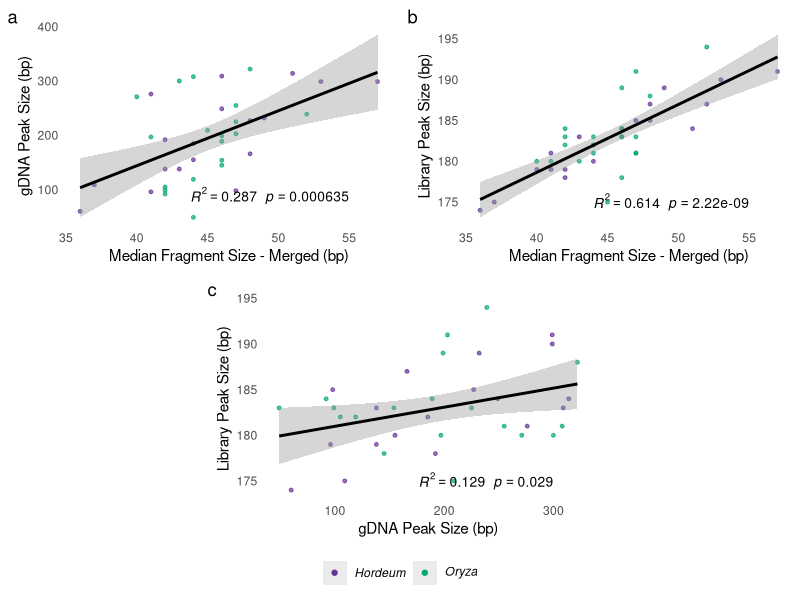
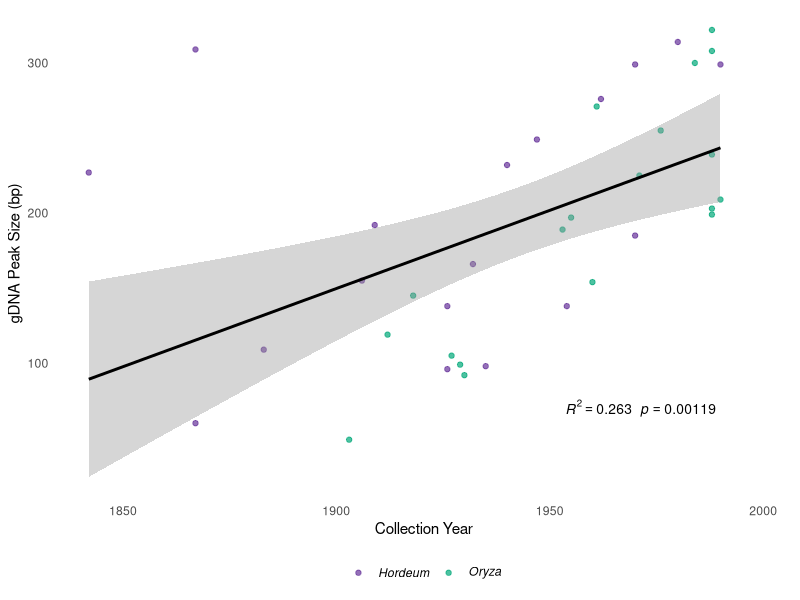
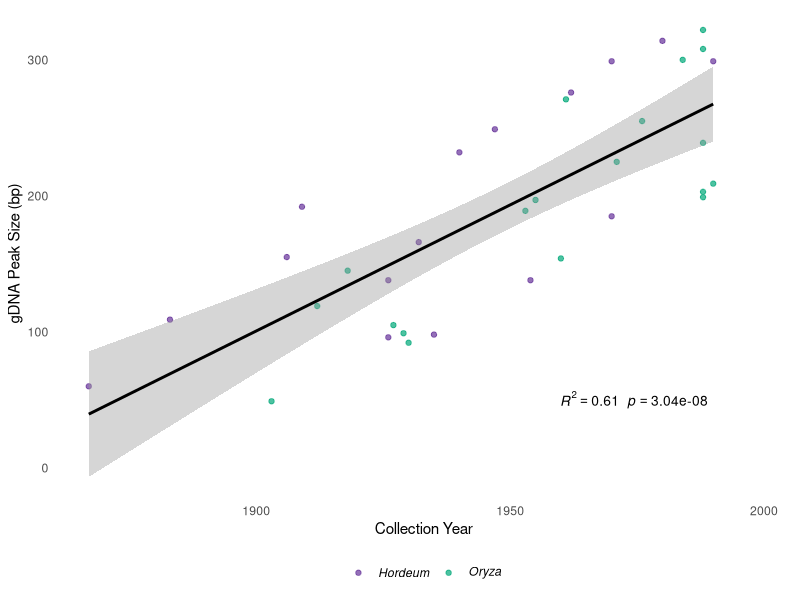

These charts were generated, in order, by the following R code:
#!/usr/bin/env Rscript
#------------------------------------------------------------------------------#
#            Patterns of aDNA Damage Through Time end Environments             #
#                      – lessons from herbarium specimens  -                   #
#                                                                              #
#                                   Script 03                                  #
#                                                                              #
#                               DATA ANALYSIS III:                              #
#                                                                              #
#                 aDNA Damage through time -  Script 03                        #
#                          Fragment size Analyses                              #
#                                                                              #
# Uses a subset of the data, which contains information of peak sizes of gDNA  #
#            generated with capillary electrophoresis (TapeStation)            #
#------------------------------------------------------------------------------#

# Install required packages
# install.packages(c("gridExtra", "grid", "ggplot2"))

# Load required libraries
library(ggplot2)
library(grid)
library(gridExtra)

# Read data
d <- read.delim("aDNA_damage_screening_SUBSET_TAPESTATION_gDNA.txt", 
                row.names = NULL, stringsAsFactors = TRUE)

# Clean the data - convert "-" to NA and make numeric
d$gDNA_peak_size <- as.numeric(as.character(d$gDNA_peak_size))
d$Library_Peak_size <- as.numeric(as.character(d$Library_Peak_size))
d$MEDIAN_SIZE <- as.numeric(as.character(d$MEDIAN_SIZE))

# Define color palette
genus_colors <- c("Hordeum" = "#663399", "Oryza" = "#00A878")

#------------------------------------------------------------------------------#
#     1 - Regression analysis: Tapestation peaks vs merged fragment sizes      #
#------------------------------------------------------------------------------#

# Calculate correlations
# Plot 1: gDNA all samples
model1 <- lm(gDNA_peak_size ~ MEDIAN_SIZE, data = d)
r2_1 <- summary(model1)$r.squared
p_1 <- summary(model1)$coefficients[2, 4]

# Plot 2: Library all samples  
model2 <- lm(Library_Peak_size ~ MEDIAN_SIZE, data = d)
r2_2 <- summary(model2)$r.squared
p_2 <- summary(model2)$coefficients[2, 4]

# Plot 3: gDNA peak size vs Library peak size
model3 <- lm(Library_Peak_size ~ gDNA_peak_size, data = d)
r2_3 <- summary(model3)$r.squared
p_3 <- summary(model3)$coefficients[2, 4]

# Plot 1
P1 <- ggplot(d, aes(x = MEDIAN_SIZE, y = gDNA_peak_size, color = Genus)) +
    geom_point(alpha = 0.7, size = 1) +
    geom_smooth(method = "lm", color = "black", se = TRUE) +
    scale_color_manual(values = genus_colors,
                       labels = c(expression(italic("Hordeum")),
                                  expression(italic("Oryza")))) +
    labs(x = "Median Fragment Size - Merged (bp)",
         y = "gDNA Peak Size (bp)",
         color = NULL) +
    theme_minimal() +
    theme(panel.grid = element_blank()) +
    annotate("text", size = 3.5, x = max(d$MEDIAN_SIZE, na.rm = TRUE) - 2, 
             y = min(d$gDNA_peak_size, na.rm = TRUE) + 40,
             label = sprintf("italic(R)^2 == %.3f~~italic(p) == %.3g", r2_1, p_1),
             parse = TRUE, hjust = 1)

# Plot 2
P2 <- ggplot(d, aes(x = MEDIAN_SIZE, y = Library_Peak_size, color = Genus)) +
    geom_point(alpha = 0.7, size = 1) +
    geom_smooth(method = "lm", color = "black", se = TRUE) +
    scale_color_manual(values = genus_colors,
                       labels = c(expression(italic("Hordeum")),
                                  expression(italic("Oryza")))) +
    labs(x = "Median Fragment Size - Merged (bp)",
         y = "Library Peak Size (bp)",
         color = NULL) +
    theme_minimal() +
    theme(panel.grid = element_blank()) +
    annotate("text", size = 3.5, x = max(d$MEDIAN_SIZE, na.rm = TRUE) - 2, 
             y = 175,
             label = sprintf("italic(R)^2 == %.3f~~italic(p) == %.3g", r2_2, p_2),
             parse = TRUE, hjust = 1)

# Plot 3: gDNA peak size vs Library peak size
P3 <- ggplot(d, aes(x = gDNA_peak_size, y = Library_Peak_size, color = Genus)) +
    geom_point(alpha = 0.7, size = 1) +
    geom_smooth(method = "lm", color = "black", se = TRUE) +
    scale_color_manual(values = genus_colors,
                       labels = c(expression(italic("Hordeum")),
                                  expression(italic("Oryza")))) +
    labs(x = "gDNA Peak Size (bp)",
         y = "Library Peak Size (bp)",
         color = NULL) +
    theme_minimal() +
    theme(panel.grid = element_blank()) +
    annotate("text", size = 3.5, x = 300, 
             y =175,
             label = sprintf("italic(R)^2 == %.3f~~italic(p) == %.3g", r2_3, p_3),
             parse = TRUE, hjust = 1)

# Remove legends from plots and add labels
P1 <- P1 + theme(legend.position = "none") + labs(tag = "a")
P2 <- P2 + theme(legend.position = "none") + labs(tag = "b")
P3 <- P3 + theme(legend.position = "none") + labs(tag = "c")

# Extract legend from one plot
legend <- ggplot(d, aes(x = MEDIAN_SIZE, y = Library_Peak_size, color = Genus)) +
    geom_point() +
    scale_color_manual(values = genus_colors,
                       labels = c(expression(italic("Hordeum")),
                                  expression(italic("Oryza")))) +
    theme(legend.position = "bottom") +
    guides(color = guide_legend(title = NULL))

legend_grob <- ggplotGrob(legend)$grobs[[which(sapply(ggplotGrob(legend)$grobs, function(x) x$name) == "guide-box")]]

# Combine plots: P1 and P2 on top, P3 centered at bottom (same size)
top_row <- arrangeGrob(P1, P2, ncol = 2)
bottom_row <- arrangeGrob(nullGrob(), P3, nullGrob(), ncol = 3, widths = c(1, 2, 1))

# Combine all plots with legend
grid.arrange(top_row, bottom_row, legend_grob, 
             heights = c(5, 5, 1), nrow = 3)


#------------------------------------------------------------------------------#
#          2 - Regression analysis: gDNA peak size ~ collection year           #
#------------------------------------------------------------------------------#

# gDNA peak size vs Collection_year - Combined regression
model_year_combined <- lm(gDNA_peak_size ~ Collection_year, data = d)
r2_year_combined <- summary(model_year_combined)$r.squared
p_year_combined <- summary(model_year_combined)$coefficients[2, 4]

# Plot
ggplot(d, aes(x = Collection_year, y = gDNA_peak_size, color = Genus)) +
    geom_point(alpha = 0.7, size = 1.5) +
    geom_smooth(method = "lm", se = TRUE, color = "black") +  # Single regression line in black
    scale_color_manual(values = genus_colors,
                       labels = c(expression(italic("Hordeum")),
                                  expression(italic("Oryza")))) +
    labs(x = "Collection Year",
         y = "gDNA Peak Size (bp)",
         color = NULL) +
    theme_minimal() +
    theme(panel.grid = element_blank(), legend.position = "bottom") +
    annotate("text", size = 3.5, x = max(d$Collection_year, na.rm = TRUE) - 10,
             y = 70,
             label = sprintf("italic(R)^2 == %.3f~~italic(p) == %.3g", r2_year_combined, p_year_combined),
             parse = TRUE, hjust = 1)

# Exclude outliers
d_filtered <- d[!d$Sample %in% c("HV0061", "HV0081"), ]

# gDNA peak size vs Collection_year - Combined regression (excluding outliers)
model_year_combined_filtered <- lm(gDNA_peak_size ~ Collection_year, data = d_filtered)
r2_year_combined_filtered <- summary(model_year_combined_filtered)$r.squared
p_year_combined_filtered <- summary(model_year_combined_filtered)$coefficients[2, 4]

# Plot
ggplot(d_filtered, aes(x = Collection_year, y = gDNA_peak_size, color = Genus)) +
    geom_point(alpha = 0.7, size = 1.5) +
    geom_smooth(method = "lm", se = TRUE, color = "black") +  # Single regression line in black
    scale_color_manual(values = genus_colors,
                       labels = c(expression(italic("Hordeum")),
                                  expression(italic("Oryza")))) +
    labs(x = "Collection Year",
         y = "gDNA Peak Size (bp)",
         color = NULL) +
    theme_minimal() +
    theme(panel.grid = element_blank(), legend.position = "bottom") +
    annotate("text", size = 3.5, x = max(d_filtered$Collection_year, na.rm = TRUE) - 10,
             y = 50,
             label = sprintf("italic(R)^2 == %.3f~~italic(p) == %.3g", r2_year_combined_filtered, p_year_combined_filtered),
             parse = TRUE, hjust = 1)
